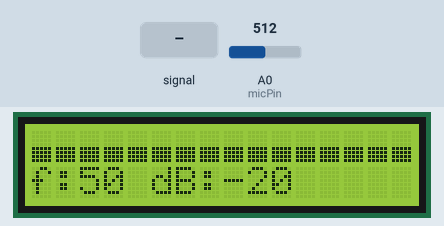
Recording of a sketch running on a simulated Arduino Uno, built with avr-gcc and run on an emulated ATmega328P. Parts: 16×2 character LCD. The inputs (shaded band) are chosen by the test bench; at power-on: A0 (micPin) = 512. What the sketch prints to the serial monitor is not drawn.

Above: at 1.2 s.
1.3 s: A0 (micPin) fed a 200 Hz sine of ±81 counts around its level
At 1.47 s:
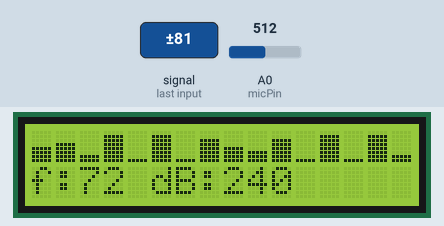
3.7 s: A0 (micPin) set to 716
At 4.2 s:
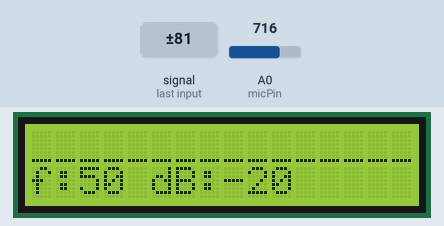
5.2 s: A0 (micPin) fed a 2 Hz sine of ±306 counts around its level
At 5.37 s:
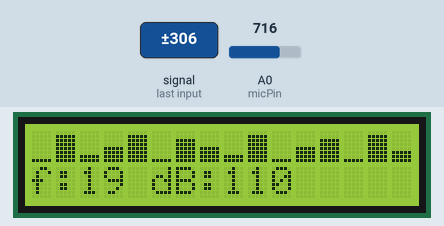
7.6 s: A0 (micPin) fed a 1000 Hz sine of ±255 counts around its level
At 7.89 s:
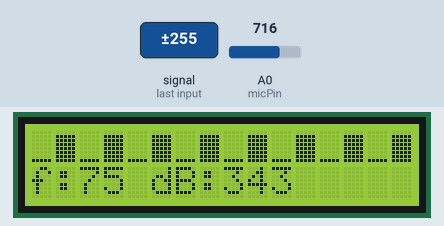
10.4 s: A0 (micPin) fed a 50 Hz sine of ±306 counts around its level
At 10.65 s:
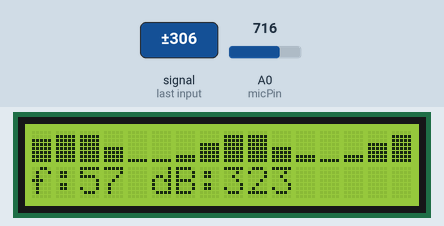
12.9 s: A0 (micPin) set to 900
At 13.3 s:
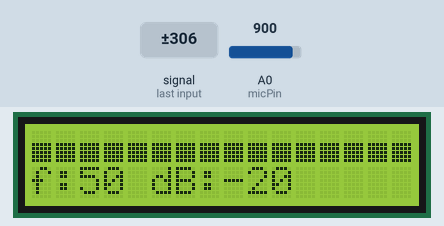
Timing chart, 0 to 15.4 s (numbered marks = the images above; inputs shaded):
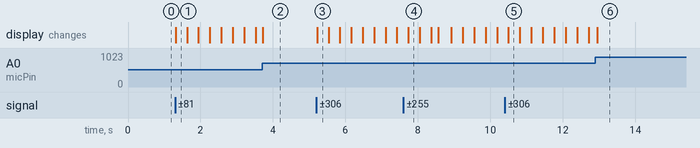

Measured:
- after the input at 1.3 s, the display: changes at once (image 1)
- after the input at 3.7 s, the display: changes at once (image 2)
- after the input at 5.2 s, the display: changes at once (image 3)
- after the input at 7.6 s, the display: changes after 0.14 s (image 4)
- after the input at 10.4 s, the display: changes after 0.10 s (image 5)
- after the input at 12.9 s, the display: changes after 0.05 s (image 6)

The sketch:

LCD_SineWave.ino
```cpp
#include <LiquidCrystal.h>

LiquidCrystal lcd(12, 11, 5, 4, 3, 2);

const int columns = 16;
const float sampleRate = 50.0;
const float twoPi = 6.28318530718;
float globalPhase = 0.0;
bool enableWaveMovement = true;

int micPin = A0;

byte waveShapes[8][8] = {
  {0b00000, 0b00000, 0b00000, 0b00000, 0b00000, 0b00000, 0b00000, 0b11111},  // Lowest
  {0b00000, 0b00000, 0b00000, 0b00000, 0b00000, 0b00000, 0b11111, 0b11111},
  {0b00000, 0b00000, 0b00000, 0b00000, 0b00000, 0b11111, 0b11111, 0b11111},
  {0b00000, 0b00000, 0b00000, 0b00000, 0b11111, 0b11111, 0b11111, 0b11111},
  {0b00000, 0b00000, 0b00000, 0b11111, 0b11111, 0b11111, 0b11111, 0b11111},
  {0b00000, 0b00000, 0b11111, 0b11111, 0b11111, 0b11111, 0b11111, 0b11111},
  {0b00000, 0b11111, 0b11111, 0b11111, 0b11111, 0b11111, 0b11111, 0b11111},
  {0b11111, 0b11111, 0b11111, 0b11111, 0b11111, 0b11111, 0b11111, 0b11111}   // Highest
};

void setup() {
  lcd.begin(16, 2);
  pinMode(A0, INPUT);
  Serial.begin(9600);

  for (int i = 0; i < 8; i++) {
    lcd.createChar(i, waveShapes[i]);
  }
}

void loop() {
  int mn = 1024;
  int mx = 0;

  for (int i = 0; i < 100; ++i) {
    int val = analogRead(micPin);
    mn = min(mn, val);
    mx = max(mx, val);
  }

  int delta = mx - mn;

  Serial.println(delta);
  int sineFrequency = map(delta, 0, 1023, 50, 1000);
  float phaseIncrement = twoPi * sineFrequency / sampleRate;

  for (int col = 0; col < columns; col++) {
    float currentAngle = enableWaveMovement ? globalPhase + phaseIncrement * col : phaseIncrement * col;
    float sineValue = sin(currentAngle);
    int waveIndex = map((int)(sineValue * 100), -100, 100, 0, 7);

    lcd.setCursor(col, 0);
    lcd.write(byte(waveIndex));
  }

  if (enableWaveMovement) {
    globalPhase += phaseIncrement;
    if (globalPhase >= twoPi) {
      globalPhase -= twoPi;
    }
  }

  float decibel = 20 * log10(delta / 10.0 + 0.1);
  lcd.setCursor(0, 1);
  lcd.print("f:");
  lcd.print(sineFrequency);
  lcd.print(" dB:");
  lcd.print((int)decibel);

  delay(1000 / sampleRate);
}

int map(int x, int in_min, int in_max, int out_min, int out_max) {
  return (x - in_min) * (out_max - out_min) / (in_max - in_min) + out_min;
}
```
